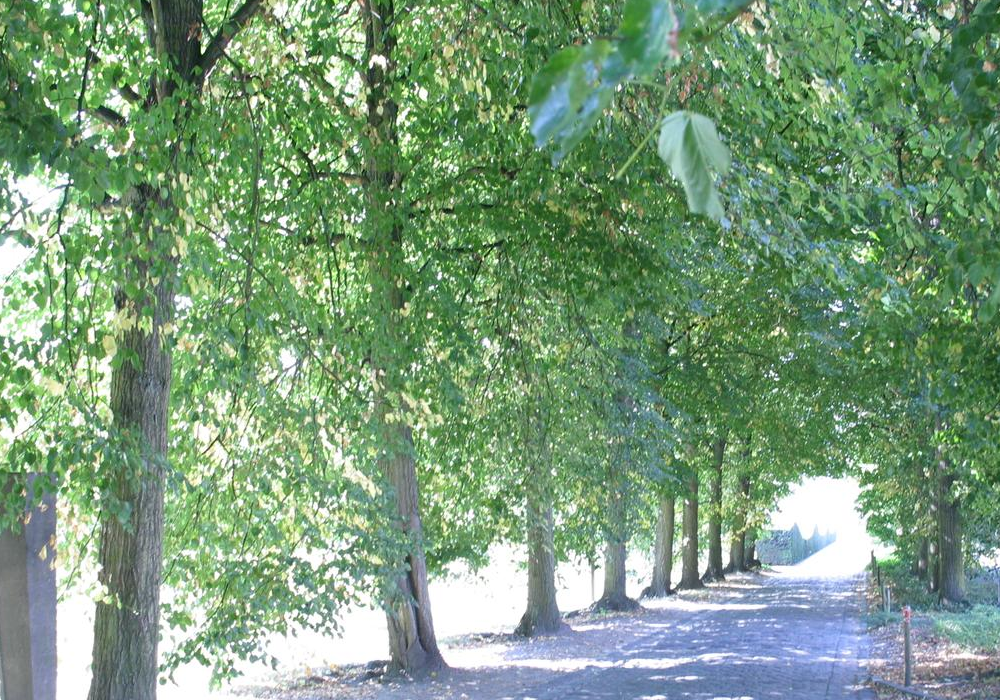
#> input picture Task7/img/tree/img1.ppm, 1000 x 700 px
$ python Task7.py   (older library calls are emulated)
#> lines starting #> are read from the running program, lines starting #| are printed output that depends on the picture
import numpy as np
import cv2
from matplotlib import pyplot as plt

def sift(img):

    gray = cv2.cvtColor(img, cv2.COLOR_BGR2GRAY)
    sift = cv2.xfeatures2d.SIFT_create()
    kp = sift.detect(gray, None)
    img2 = cv2.drawKeypoints(img, kp, img, color=(255, 0, 0))
    # img = cv2.drawKeypoints(gray, kp, img, flags=cv2.DRAW_MATCHES_FLAGS_DRAW_RICH_KEYPOINTS)
    cv2.imshow("Sift", img2)
    cv2.waitKey(0)
    cv2.destroyAllWindows()

def fast0(img):
    fast = cv2.FastFeatureDetector()
    kp = fast.detect(img, None)
    img2 = cv2.drawKeypoints(img, kp, color=(255, 0, 0))
    cv2.imshow("Sift", img2)
    cv2.waitKey(0)
    cv2.destroyAllWindows()

img = cv2.imread('./img/tree/img1.ppm',0)
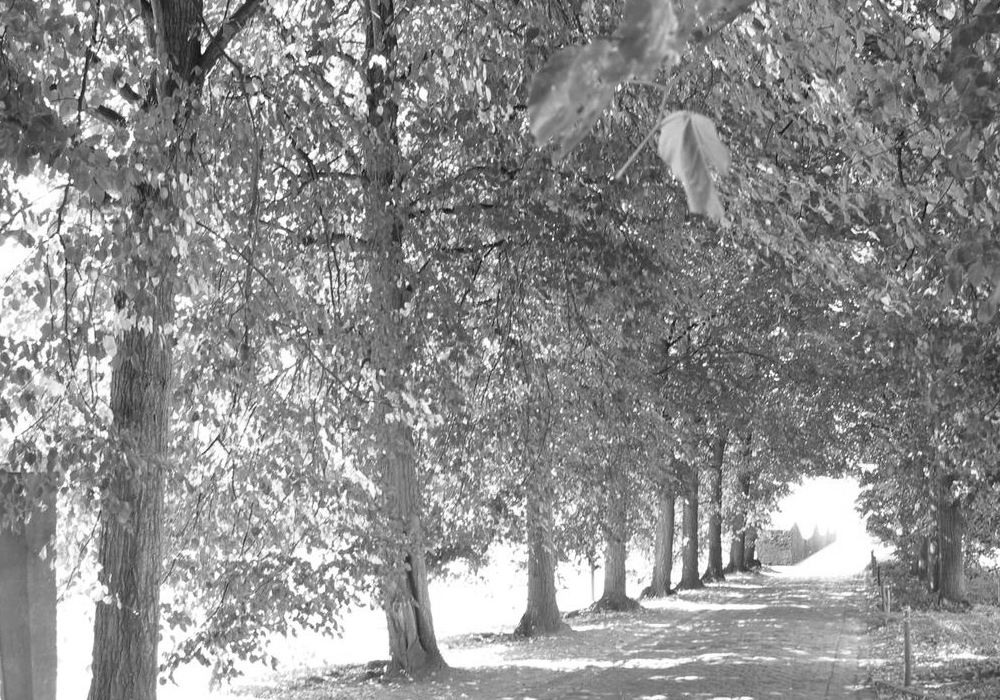
#> img: shape (700, 1000); min 3, max 255, mean 140.8
fast0(img)
#> in fast0, `kp = fast.detect(img, None)`: kp = 37852 keypoints; strongest (x, y, size): (202, 52, 7), (16, 88, 7), (754, 558, 7), (314, 147, 7)
#> in fast0, `img2 = cv2.drawKeypoints(img, kp, color=(255, 0, 0))`:
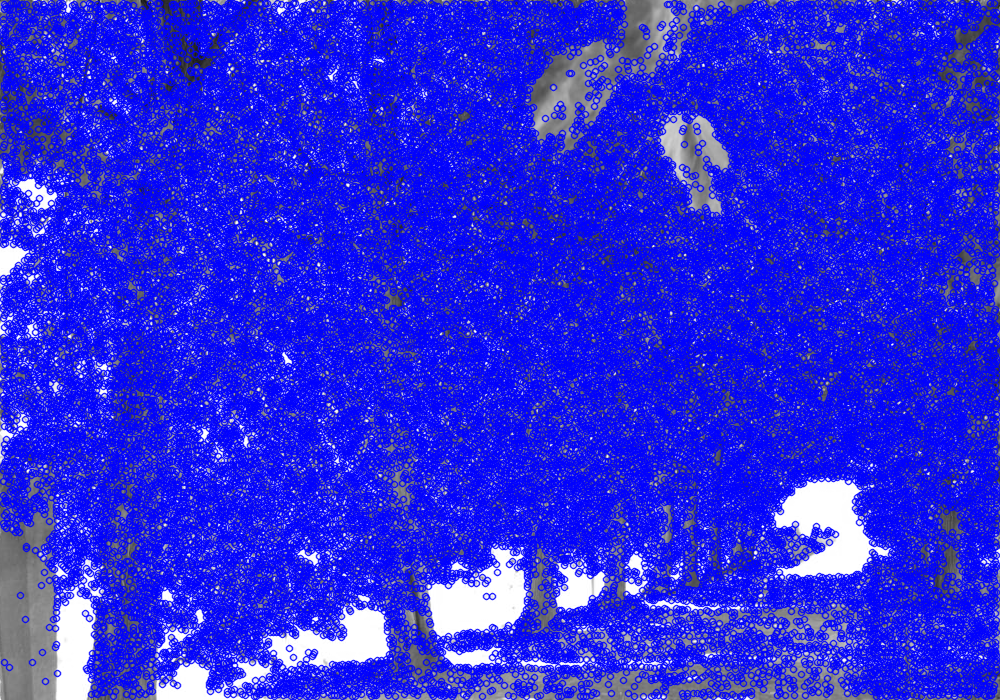
#> img2: shape (700, 1000, 3); mean of channels 0, 1, 2 223.9, 42.9, 42.9; drawn as B, G, R
#sift()

$ run again, with Task7/img/tree/img2.ppm copied over Task7/img/tree/img1.ppm
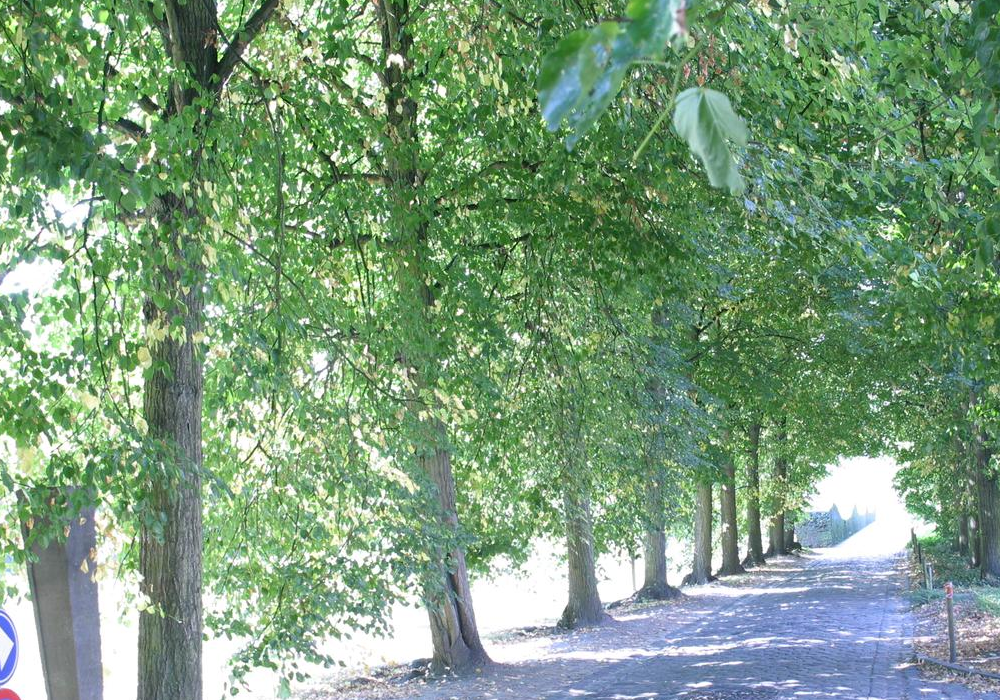
#> input picture Task7/img/tree/img2.ppm, 1000 x 700 px
#> `img = cv2.imread('./img/tree/img1.ppm',0)`:
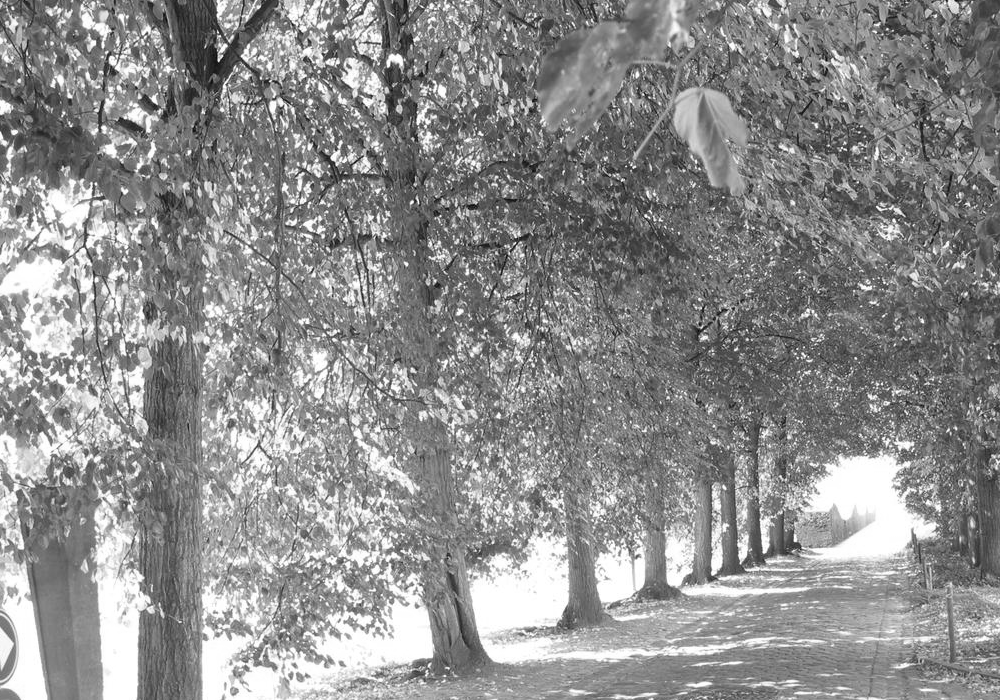
#> img: shape (700, 1000); min 6, max 255, mean 141.4
#> kp = 42674 keypoints; strongest (x, y, size): (218, 60, 7), (146, 33, 7), (331, 158, 7), (260, 78, 7)
#> in fast0, `img2 = cv2.drawKeypoints(img, kp, color=(255, 0, 0))`:
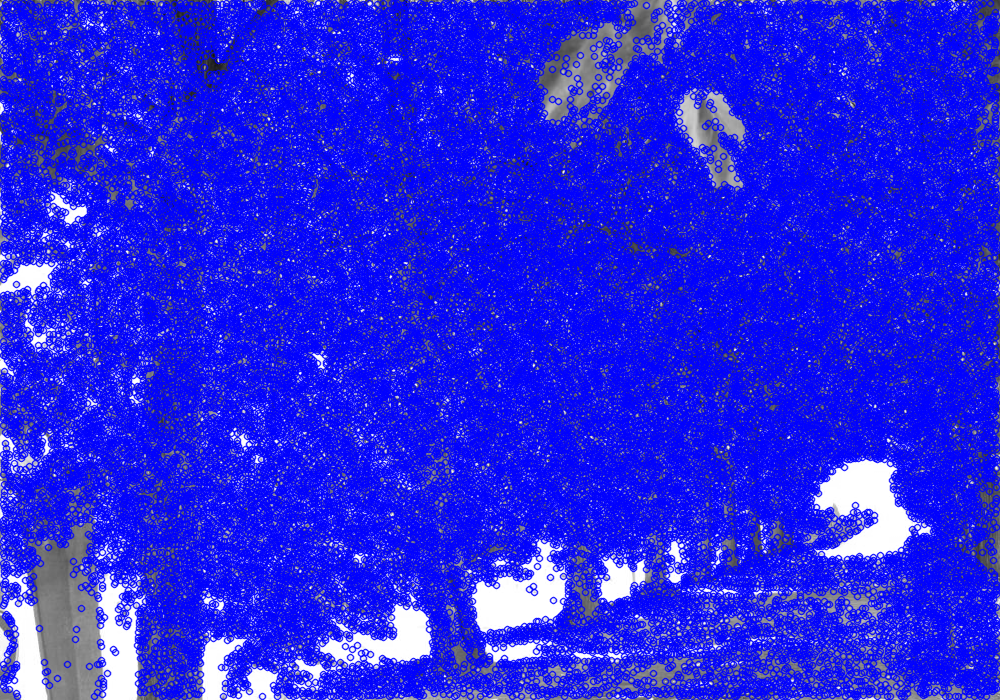
#> img2: shape (700, 1000, 3); mean of channels 0, 1, 2 229.6, 38.1, 38.1; drawn as B, G, R
